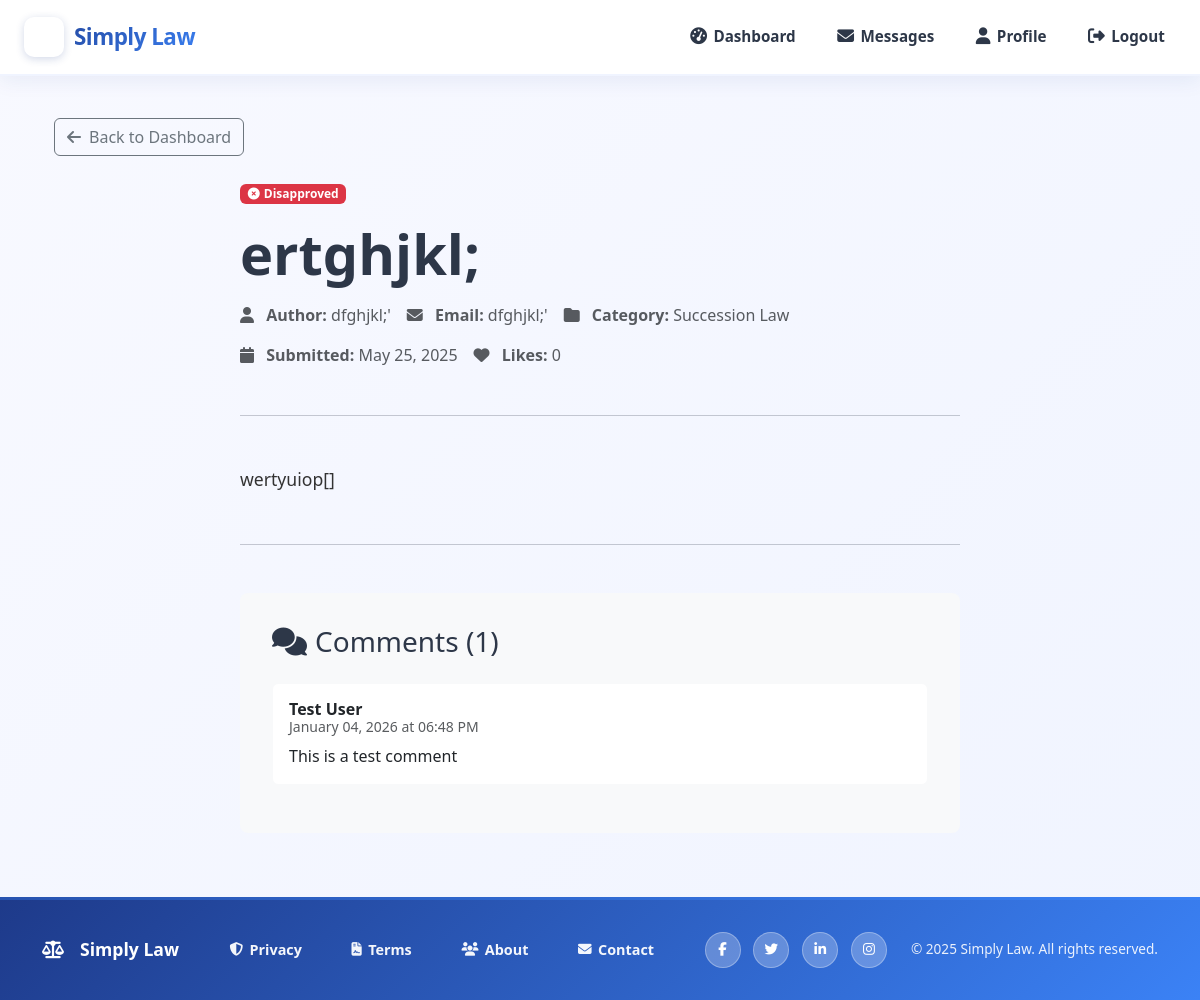
Page /admin/view/1 (signed in) on the committed database.
### models.py (models this page shows, shortened)
class Article(db.Model):
    id = db.Column(db.Integer, primary_key=True)
    email = db.Column(db.String(120), nullable=False)
    title = db.Column(db.String(200), nullable=False)
    content = db.Column(db.Text, nullable=False)
    author = db.Column(db.String(100), nullable=False)
    date_posted = db.Column(db.DateTime, default=datetime.utcnow, nullable=False)
    date_submitted = db.Column(db.DateTime, default=datetime.utcnow, nullable=False)
    status = db.Column(
        db.String(20),
        nullable=False,
        default='pending',
        index=True  # ✅ Frequently queried
    )
    category = db.Column(
        db.String(100),
        nullable=False,
        default='General',
        index=True  # ✅ Frequently used for filtering
    )
    likes = db.Column(db.Integer, default=0, nullable=False)
    views = db.Column(db.Integer, default=0, nullable=False)
    cover_image = db.Column(db.String(255), nullable=True)
    document_filename = db.Column(db.String(255), nullable=True)
    deleted_at = db.Column(db.DateTime, nullable=True)
    is_draft = db.Column(db.Boolean, default=False, nullable=False)
    comments = db.relationship('Comment', backref='article', lazy=True, cascade='all, delete-orphan')
    visits = db.relationship('Visit', backref='article', lazy=True, cascade='all, delete-orphan')
    __table_args__ = (
        db.Index('idx_article_status_category', 'status', 'category'),
        db.Index('idx_article_date_posted', 'date_posted'),
        db.Index('idx_article_deleted_at', 'deleted_at'),  # ✅ For soft delete queries
        db.Index('idx_article_is_draft', 'is_draft'),  # ✅ For draft queries
    )
    def is_deleted(self):
        return self.deleted_at is not None

class Comment(db.Model):
    id = db.Column(db.Integer, primary_key=True)
    name = db.Column(db.String(100), nullable=False)
    email = db.Column(
        db.String(120),
        nullable=False,  # ✅ Required field
        default='anonymous'
    )
    content = db.Column(db.Text, nullable=False)
    date_posted = db.Column(db.DateTime, default=datetime.utcnow, nullable=False)
    article_id = db.Column(
        db.Integer,
        db.ForeignKey('article.id'),
        nullable=False,
        index=True  # ✅ Frequently queried
    )
    parent_id = db.Column(
        db.Integer,
        db.ForeignKey('comment.id'),
        nullable=True,
        index=True  # ✅ For nested comment queries
    )
    deleted_at = db.Column(db.DateTime, nullable=True)
    replies = db.relationship(
        'Comment',
        backref=db.backref('parent', remote_side=[id]),
        lazy='dynamic',
        cascade='all, delete-orphan'
    )
    __table_args__ = (
        db.Index('idx_comment_article_date', 'article_id', 'date_posted'),
        db.Index('idx_comment_deleted_at', 'deleted_at'),  # ✅ For soft delete queries
    )

### blueprints/admin.py (the view)
@admin_bp.route('/admin/view/<int:article_id>')
@login_required
@admin_required
def admin_view_article(article_id):
    try:
        article = Article.query.get_or_404(article_id)
        if article.is_deleted():
            flash("This article has been deleted.", "warning")
            return redirect(url_for('admin.admin_dashboard')), 404
        page = request.args.get('page', 1, type=int)
        paginated_comments = Comment.query.filter(
            Comment.article_id == article_id,
            Comment.parent_id.is_(None),  # Only root comments
            Comment.deleted_at.is_(None)  # Exclude soft-deleted comments
        ).order_by(Comment.date_posted.desc()).paginate(
            page=page,
            per_page=5,
            error_out=False
        )
        logger.info(f"Admin {current_user.username} viewed article {article_id}")
        return render_template(
            'admin_view_article.html',
            article=article,
            paginated_comments=paginated_comments
        )
    except Exception as e:
        logger.error(f"Error viewing article {article_id}: {str(e)}")
        flash('Error loading article.', 'danger')
        return redirect(url_for('admin.admin_dashboard'))

### security.py (called while the page is built)
def admin_required(f):
    @wraps(f)
    def decorated_function(*args, **kwargs):
        if not current_user.is_authenticated:
            flash('You must be logged in.', 'danger')
            return redirect(url_for('admin_login'))
        if not current_user.is_admin:
            flash('You do not have permission to access this page.', 'danger')
            return redirect(url_for('home'))
        return f(*args, **kwargs)
    return decorated_function

### templates/admin_view_article.html (shortened to what this page needs)
{% extends 'layout.html' %}
{% block content %}
<div class="container my-5">
    <div class="mb-4">
        <a href="{{ url_for('admin.admin_dashboard') }}" class="btn btn-outline-secondary">
            <i class="fas fa-arrow-left me-2"></i>Back to Dashboard
        </a>
    </div>
    <div class="row mb-5">
        <div class="col-lg-8 offset-lg-2">
            <div class="mb-3">
                {% if article.status == 'pending' %}
                    <span class="badge bg-warning text-dark">
                        <i class="fas fa-hourglass-half me-1"></i>Pending Review
                    </span>
                {% elif article.status == 'approved' %}
                    <span class="badge bg-success">
                        <i class="fas fa-check-circle me-1"></i>Approved
                    </span>
                {% elif article.status == 'disapproved' %}
                    <span class="badge bg-danger">
                        <i class="fas fa-times-circle me-1"></i>Disapproved
                    </span>
                {% endif %}
            </div>
            <h1 class="display-4 fw-bold mb-3">{{ article.title }}</h1>
            <div class="d-flex flex-wrap gap-3 mb-4 text-muted">
                <div>
                    <i class="fas fa-user me-2"></i>
                    <strong>Author:</strong> {{ article.author }}
                </div>
                <div>
                    <i class="fas fa-envelope me-2"></i>
                    <strong>Email:</strong> {{ article.email }}
                </div>
                <div>
                    <i class="fas fa-folder me-2"></i>
                    <strong>Category:</strong> {{ article.category }}
                </div>
                <div>
                    <i class="fas fa-calendar me-2"></i>
                    <strong>Submitted:</strong> {{ article.date_posted.strftime('%B %d, %Y') }}
                </div>
                <div>
                    <i class="fas fa-heart me-2"></i>
                    <strong>Likes:</strong> {{ article.likes or 0 }}
                </div>
            </div>
            <hr class="my-5">
            <div class="article-content">
                {{ article.content | safe }}
            </div>
            <hr class="my-5">
            <div class="comments-section">
                <h3 class="mb-4">
                    <i class="fas fa-comments me-2"></i>Comments ({{ paginated_comments.total }})
                </h3>
                {% if paginated_comments.items %}
                    <div class="comments-list">
                        {% for comment in paginated_comments.items %}
                        <div class="card mb-3 border-light">
                            <div class="card-body">
                                <h6 class="card-title">
                                    <strong>{{ comment.name }}</strong>
                                    <small class="text-muted d-block">{{ comment.date_posted.strftime('%B %d, %Y at %I:%M %p') }}</small>
                                </h6>
                                <p class="card-text">{{ comment.content }}</p>
                            </div>
                        </div>
                        {% endfor %}
                    </div>
                {% else %}
                    <div class="alert alert-info">
                        <i class="fas fa-info-circle me-2"></i>No comments yet on this article.
                    </div>
                {% endif %}
            </div>
        </div>
    </div>
</div>
{% endblock %}

### templates/layout.html (style rules this page uses)
body { background: linear-gradient(135deg, #f8f9ff 0%, #f0f4ff 100%); font-family: 'Segoe UI', Tahoma, Geneva, Verdana, sans-serif; padding-top: 70px; color: #2d3748; }

### templates/admin_view_article.html (style rules this page uses)
.article-content { font-size: 1.1rem; line-height: 1.8; color: #333; }
.comments-section { background-color: #f8f9fa; padding: 2rem; border-radius: 8px; }

### rows in the picture
Article: title "ertghjkl;", author "dfghjkl;'", email "dfghjkl;'", category "Succession Law", date_posted "May 25, 2025", likes "0", content "wertyuiop[]"
Comment: name "Test User", date_posted "January 04, 2026 at 06:48 PM", content "This is a test comment"

### other values in the picture
{{ paginated_comments.total }} "1"
{{ current_year or '2025' }} "2025"
